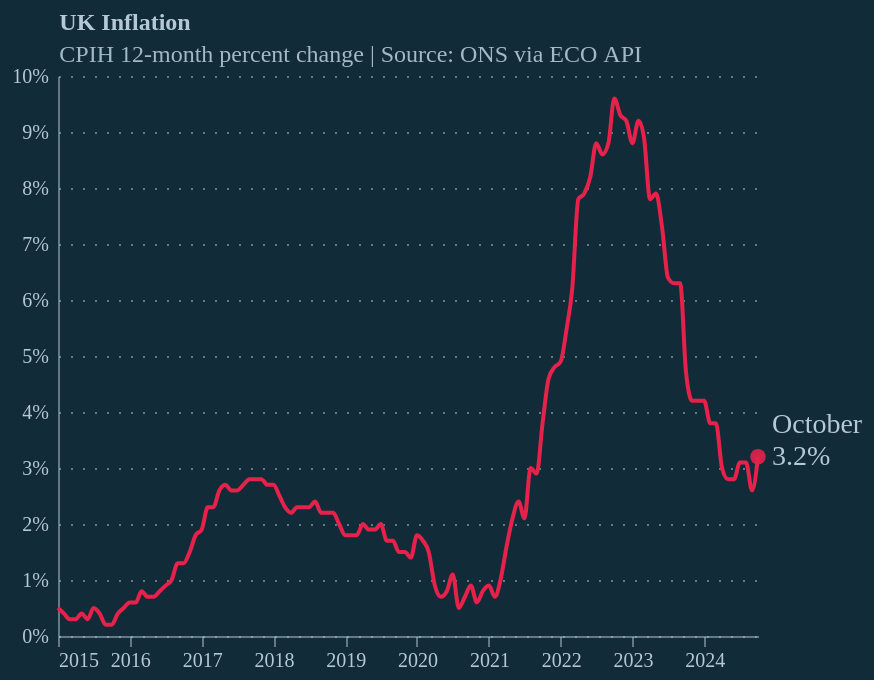

Specify this chart in Vega-Lite:
### Vega-Lite specification from a JSON file in a GitHub repository (floating-point values rounded to 4 significant figures)
{"config": {"background": "#122b39", "font": "Circular Std", "axis": {"labelColor": "#b4c8d8", "tickColor": "#b4c8d8", "domainColor": "#b4c8d8", "domainOpacity": 0.5, "title": null}, "axisX": {"grid": false, "labelAngle": 0, "tickCount": 10, "tickOpacity": 0.5}, "axisY": {"gridColor": "#b4c8d8", "gridDash": [1, 5], "gridOpacity": 0.5, "labelPadding": 5, "tickCount": 8, "tickOpacity": 0.5, "ticks": false, "format": "%"}, "line": {"color": "#e6224b"}, "view": {"stroke": null, "continuousWidth": 350, "continuousHeight": 280}, "title": {"anchor": "start", "dx": 24, "fontSize": 12, "subtitleFontSize": 12, "color": "#b4c8d8", "subtitleColor": "#b4c8d8E6", "subtitlePadding": 4, "offset": -1}}, "layer": [{"data": {"name": "data-22809bcd2ef0e2c0809141a67b31d708"}, "mark": {"type": "line", "interpolate": "monotone"}, "encoding": {"x": {"field": "date", "type": "temporal"}, "y": {"field": "value", "type": "quantitative"}}}, {"data": {"name": "data-b447407ba695ab667920d4f51d1f7868"}, "mark": {"type": "point", "color": "#e6224b", "filled": true, "opacity": 0.9, "size": 60}, "encoding": {"x": {"field": "date", "type": "temporal"}, "y": {"field": "value", "type": "quantitative"}}}, {"data": {"name": "data-b447407ba695ab667920d4f51d1f7868"}, "mark": {"type": "text", "align": "left", "baseline": "middle", "color": "#b4c8d8", "dx": 7, "dy": 0, "fontSize": 14}, "encoding": {"text": {"field": "value", "format": ".1%", "type": "quantitative"}, "x": {"field": "date", "type": "temporal"}, "y": {"field": "value", "type": "quantitative"}}}, {"data": {"name": "data-b447407ba695ab667920d4f51d1f7868"}, "mark": {"type": "text", "align": "left", "baseline": "middle", "color": "#b4c8d8", "dx": 7, "dy": -16, "fontSize": 14}, "encoding": {"text": {"field": "date", "format": "%B", "type": "temporal"}, "x": {"field": "date", "type": "temporal"}, "y": {"field": "value", "type": "quantitative"}}}], "title": {"text": "UK Inflation", "subtitle": "CPIH 12-month percent change | Source: ONS via ECO API", "dx": 24}, "$schema": "https://vega.github.io/schema/vega-lite/v5.17.0.json", "datasets": {"data-22809bcd2ef0e2c0809141a67b31d708": [{"date": "2015-01-01T00:00:00", "value": 0.005, "year": "2015", "month": "January"}, {"date": "2015-02-01T00:00:00", "value": 0.004, "year": "2015", "month": "February"}, {"date": "2015-03-01T00:00:00", "value": 0.003, "year": "2015", "month": "March"}, {"date": "2015-04-01T00:00:00", "value": 0.003, "year": "2015", "month": "April"}, {"date": "2015-05-01T00:00:00", "value": 0.004, "year": "2015", "month": "May"}, {"date": "2015-06-01T00:00:00", "value": 0.003, "year": "2015", "month": "June"}, {"date": "2015-07-01T00:00:00", "value": 0.005, "year": "2015", "month": "July"}, {"date": "2015-08-01T00:00:00", "value": 0.004, "year": "2015", "month": "August"}, {"date": "2015-09-01T00:00:00", "value": 0.002, "year": "2015", "month": "September"}, {"date": "2015-10-01T00:00:00", "value": 0.002, "year": "2015", "month": "October"}, {"date": "2015-11-01T00:00:00", "value": 0.004, "year": "2015", "month": "November"}, {"date": "2015-12-01T00:00:00", "value": 0.005, "year": "2015", "month": "December"}, {"date": "2016-01-01T00:00:00", "value": 0.006, "year": "2016", "month": "January"}, {"date": "2016-02-01T00:00:00", "value": 0.006, "year": "2016", "month": "February"}, {"date": "2016-03-01T00:00:00", "value": 0.008, "year": "2016", "month": "March"}, {"date": "2016-04-01T00:00:00", "value": 0.007, "year": "2016", "month": "April"}, {"date": "2016-05-01T00:00:00", "value": 0.007, "year": "2016", "month": "May"}, {"date": "2016-06-01T00:00:00", "value": 0.008, "year": "2016", "month": "June"}, {"date": "2016-07-01T00:00:00", "value": 0.009, "year": "2016", "month": "July"}, {"date": "2016-08-01T00:00:00", "value": 0.01, "year": "2016", "month": "August"}, {"date": "2016-09-01T00:00:00", "value": 0.013, "year": "2016", "month": "September"}, {"date": "2016-10-01T00:00:00", "value": 0.013, "year": "2016", "month": "October"}, {"date": "2016-11-01T00:00:00", "value": 0.015, "year": "2016", "month": "November"}, {"date": "2016-12-01T00:00:00", "value": 0.018, "year": "2016", "month": "December"}, {"date": "2017-01-01T00:00:00", "value": 0.019, "year": "2017", "month": "January"}, {"date": "2017-02-01T00:00:00", "value": 0.023, "year": "2017", "month": "February"}, {"date": "2017-03-01T00:00:00", "value": 0.023, "year": "2017", "month": "March"}, {"date": "2017-04-01T00:00:00", "value": 0.026, "year": "2017", "month": "April"}, {"date": "2017-05-01T00:00:00", "value": 0.027, "year": "2017", "month": "May"}, {"date": "2017-06-01T00:00:00", "value": 0.026, "year": "2017", "month": "June"}, {"date": "2017-07-01T00:00:00", "value": 0.026, "year": "2017", "month": "July"}, {"date": "2017-08-01T00:00:00", "value": 0.027, "year": "2017", "month": "August"}, {"date": "2017-09-01T00:00:00", "value": 0.028, "year": "2017", "month": "September"}, {"date": "2017-10-01T00:00:00", "value": 0.028, "year": "2017", "month": "October"}, {"date": "2017-11-01T00:00:00", "value": 0.028, "year": "2017", "month": "November"}, {"date": "2017-12-01T00:00:00", "value": 0.027, "year": "2017", "month": "December"}, {"date": "2018-01-01T00:00:00", "value": 0.027, "year": "2018", "month": "January"}, {"date": "2018-02-01T00:00:00", "value": 0.025, "year": "2018", "month": "February"}, {"date": "2018-03-01T00:00:00", "value": 0.023, "year": "2018", "month": "March"}, {"date": "2018-04-01T00:00:00", "value": 0.022, "year": "2018", "month": "April"}, {"date": "2018-05-01T00:00:00", "value": 0.023, "year": "2018", "month": "May"}, {"date": "2018-06-01T00:00:00", "value": 0.023, "year": "2018", "month": "June"}, {"date": "2018-07-01T00:00:00", "value": 0.023, "year": "2018", "month": "July"}, {"date": "2018-08-01T00:00:00", "value": 0.024, "year": "2018", "month": "August"}, {"date": "2018-09-01T00:00:00", "value": 0.022, "year": "2018", "month": "September"}, {"date": "2018-10-01T00:00:00", "value": 0.022, "year": "2018", "month": "October"}, {"date": "2018-11-01T00:00:00", "value": 0.022, "year": "2018", "month": "November"}, {"date": "2018-12-01T00:00:00", "value": 0.02, "year": "2018", "month": "December"}, {"date": "2019-01-01T00:00:00", "value": 0.018, "year": "2019", "month": "January"}, {"date": "2019-02-01T00:00:00", "value": 0.018, "year": "2019", "month": "February"}, {"date": "2019-03-01T00:00:00", "value": 0.018, "year": "2019", "month": "March"}, {"date": "2019-04-01T00:00:00", "value": 0.02, "year": "2019", "month": "April"}, {"date": "2019-05-01T00:00:00", "value": 0.019, "year": "2019", "month": "May"}, {"date": "2019-06-01T00:00:00", "value": 0.019, "year": "2019", "month": "June"}, {"date": "2019-07-01T00:00:00", "value": 0.02, "year": "2019", "month": "July"}, {"date": "2019-08-01T00:00:00", "value": 0.017, "year": "2019", "month": "August"}, {"date": "2019-09-01T00:00:00", "value": 0.017, "year": "2019", "month": "September"}, {"date": "2019-10-01T00:00:00", "value": 0.015, "year": "2019", "month": "October"}, {"date": "2019-11-01T00:00:00", "value": 0.015, "year": "2019", "month": "November"}, {"date": "2019-12-01T00:00:00", "value": 0.014, "year": "2019", "month": "December"}, {"date": "2020-01-01T00:00:00", "value": 0.018, "year": "2020", "month": "January"}, {"date": "2020-02-01T00:00:00", "value": 0.017, "year": "2020", "month": "February"}, {"date": "2020-03-01T00:00:00", "value": 0.015, "year": "2020", "month": "March"}, {"date": "2020-04-01T00:00:00", "value": 0.009, "year": "2020", "month": "April"}, {"date": "2020-05-01T00:00:00", "value": 0.007, "year": "2020", "month": "May"}, {"date": "2020-06-01T00:00:00", "value": 0.008, "year": "2020", "month": "June"}, {"date": "2020-07-01T00:00:00", "value": 0.011, "year": "2020", "month": "July"}, {"date": "2020-08-01T00:00:00", "value": 0.005, "year": "2020", "month": "August"}, {"date": "2020-09-01T00:00:00", "value": 0.007, "year": "2020", "month": "September"}, {"date": "2020-10-01T00:00:00", "value": 0.009, "year": "2020", "month": "October"}, {"date": "2020-11-01T00:00:00", "value": 0.006, "year": "2020", "month": "November"}, {"date": "2020-12-01T00:00:00", "value": 0.008, "year": "2020", "month": "December"}, {"date": "2021-01-01T00:00:00", "value": 0.009, "year": "2021", "month": "January"}, {"date": "2021-02-01T00:00:00", "value": 0.007, "year": "2021", "month": "February"}, {"date": "2021-03-01T00:00:00", "value": 0.01, "year": "2021", "month": "March"}, {"date": "2021-04-01T00:00:00", "value": 0.016, "year": "2021", "month": "April"}, {"date": "2021-05-01T00:00:00", "value": 0.021, "year": "2021", "month": "May"}, {"date": "2021-06-01T00:00:00", "value": 0.024, "year": "2021", "month": "June"}, {"date": "2021-07-01T00:00:00", "value": 0.021, "year": "2021", "month": "July"}, {"date": "2021-08-01T00:00:00", "value": 0.03, "year": "2021", "month": "August"}, {"date": "2021-09-01T00:00:00", "value": 0.029, "year": "2021", "month": "September"}, {"date": "2021-10-01T00:00:00", "value": 0.038, "year": "2021", "month": "October"}, {"date": "2021-11-01T00:00:00", "value": 0.046, "year": "2021", "month": "November"}, {"date": "2021-12-01T00:00:00", "value": 0.048, "year": "2021", "month": "December"}, {"date": "2022-01-01T00:00:00", "value": 0.049, "year": "2022", "month": "January"}, {"date": "2022-02-01T00:00:00", "value": 0.055, "year": "2022", "month": "February"}, {"date": "2022-03-01T00:00:00", "value": 0.062, "year": "2022", "month": "March"}, {"date": "2022-04-01T00:00:00", "value": 0.078, "year": "2022", "month": "April"}, {"date": "2022-05-01T00:00:00", "value": 0.079, "year": "2022", "month": "May"}, {"date": "2022-06-01T00:00:00", "value": 0.082, "year": "2022", "month": "June"}, {"date": "2022-07-01T00:00:00", "value": 0.088, "year": "2022", "month": "July"}, {"date": "2022-08-01T00:00:00", "value": 0.086, "year": "2022", "month": "August"}, {"date": "2022-09-01T00:00:00", "value": 0.088, "year": "2022", "month": "September"}, {"date": "2022-10-01T00:00:00", "value": 0.096, "year": "2022", "month": "October"}, {"date": "2022-11-01T00:00:00", "value": 0.093, "year": "2022", "month": "November"}, {"date": "2022-12-01T00:00:00", "value": 0.092, "year": "2022", "month": "December"}, {"date": "2023-01-01T00:00:00", "value": 0.088, "year": "2023", "month": "January"}, {"date": "2023-02-01T00:00:00", "value": 0.092, "year": "2023", "month": "February"}, {"date": "2023-03-01T00:00:00", "value": 0.089, "year": "2023", "month": "March"}, {"date": "2023-04-01T00:00:00", "value": 0.078, "year": "2023", "month": "April"}, {"date": "2023-05-01T00:00:00", "value": 0.079, "year": "2023", "month": "May"}, {"date": "2023-06-01T00:00:00", "value": 0.073, "year": "2023", "month": "June"}, {"date": "2023-07-01T00:00:00", "value": 0.064, "year": "2023", "month": "July"}, {"date": "2023-08-01T00:00:00", "value": 0.063, "year": "2023", "month": "August"}, {"date": "2023-09-01T00:00:00", "value": 0.063, "year": "2023", "month": "September"}, {"date": "2023-10-01T00:00:00", "value": 0.047, "year": "2023", "month": "October"}, {"date": "2023-11-01T00:00:00", "value": 0.042, "year": "2023", "month": "November"}, {"date": "2023-12-01T00:00:00", "value": 0.042, "year": "2023", "month": "December"}, {"date": "2024-01-01T00:00:00", "value": 0.042, "year": "2024", "month": "January"}, {"date": "2024-02-01T00:00:00", "value": 0.038, "year": "2024", "month": "February"}, {"date": "2024-03-01T00:00:00", "value": 0.038, "year": "2024", "month": "March"}, {"date": "2024-04-01T00:00:00", "value": 0.03, "year": "2024", "month": "April"}, {"date": "2024-05-01T00:00:00", "value": 0.028, "year": "2024", "month": "May"}, {"date": "2024-06-01T00:00:00", "value": 0.028, "year": "2024", "month": "June"}, {"date": "2024-07-01T00:00:00", "value": 0.031, "year": "2024", "month": "July"}, {"date": "2024-08-01T00:00:00", "value": 0.031, "year": "2024", "month": "August"}, {"date": "2024-09-01T00:00:00", "value": 0.026, "year": "2024", "month": "September"}, {"date": "2024-10-01T00:00:00", "value": 0.032, "year": "2024", "month": "October"}], "data-b447407ba695ab667920d4f51d1f7868": [{"date": "2024-10-01T00:00:00", "value": 0.032, "year": "2024", "month": "October"}]}, "width": 350, "height": 280}
